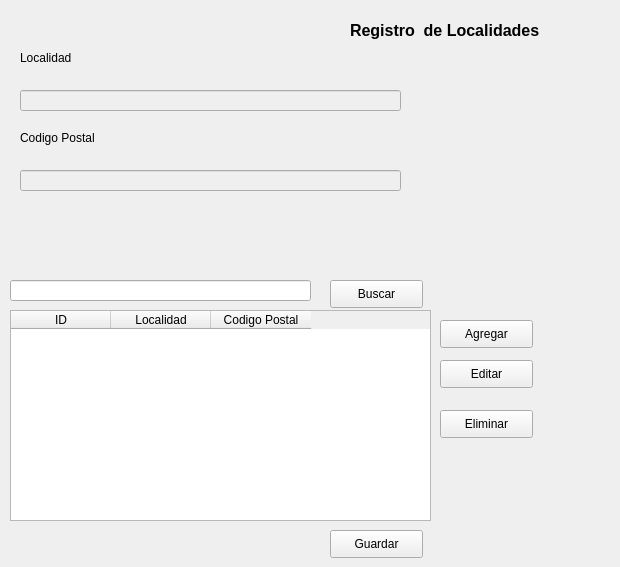
       <widget class="QWidget" name="localidad">
        <attribute name="title">
         <string>Localidad</string>
        </attribute>
        <widget class="QTableWidget" name="tablalocalidad">
         <property name="geometry">
          <rect>
           <x>10</x>
           <y>310</y>
           <width>421</width>
           <height>211</height>
          </rect>
         </property>
         <property name="palette">
          <palette>
           <active>
            <colorrole role="Base">
             <brush brushstyle="SolidPattern">
              <color alpha="255">
               <red>255</red>
               <green>255</green>
               <blue>255</blue>
              </color>
             </brush>
            </colorrole>
           </active>
           <inactive>
            <colorrole role="Base">
             <brush brushstyle="SolidPattern">
              <color alpha="255">
               <red>255</red>
               <green>255</green>
               <blue>255</blue>
              </color>
             </brush>
            </colorrole>
           </inactive>
           <disabled>
            <colorrole role="Base">
             <brush brushstyle="SolidPattern">
              <color alpha="255">
               <red>189</red>
               <green>212</green>
               <blue>255</blue>
              </color>
             </brush>
            </colorrole>
           </disabled>
          </palette>
         </property>
         <property name="dragEnabled">
          <bool>true</bool>
         </property>
         <column>
          <property name="text">
           <string>ID</string>
          </property>
         </column>
         <column>
          <property name="text">
           <string>Localidad</string>
          </property>
         </column>
         <column>
          <property name="text">
           <string>Codigo Postal</string>
          </property>
         </column>
        </widget>
        <widget class="QLineEdit" name="lineEdit_codpost">
         <property name="enabled">
          <bool>false</bool>
         </property>
         <property name="geometry">
          <rect>
           <x>20</x>
           <y>170</y>
           <width>381</width>
           <height>21</height>
          </rect>
         </property>
        </widget>
        <widget class="QPushButton" name="btnBuscarLocalidad">
         <property name="geometry">
          <rect>
           <x>330</x>
           <y>280</y>
           <width>93</width>
           <height>28</height>
          </rect>
         </property>
         <property name="text">
          <string>Buscar</string>
         </property>
        </widget>
        <widget class="QPushButton" name="btnAgregarLocalidad">
         <property name="geometry">
          <rect>
           <x>440</x>
           <y>320</y>
           <width>93</width>
           <height>28</height>
          </rect>
         </property>
         <property name="text">
          <string>Agregar</string>
         </property>
        </widget>
        <widget class="QPushButton" name="btnEliminarLocalidad">
         <property name="geometry">
          <rect>
           <x>440</x>
           <y>410</y>
           <width>93</width>
           <height>28</height>
          </rect>
         </property>
         <property name="text">
          <string>Eliminar</string>
         </property>
        </widget>
        <widget class="QPushButton" name="btnEditarLocalidad">
         <property name="geometry">
          <rect>
           <x>440</x>
           <y>360</y>
           <width>93</width>
           <height>28</height>
          </rect>
         </property>
         <property name="text">
          <string>Editar</string>
         </property>
        </widget>
        <widget class="QPushButton" name="btnGuardarLocalidad">
         <property name="geometry">
          <rect>
           <x>330</x>
           <y>530</y>
           <width>93</width>
           <height>28</height>
          </rect>
         </property>
         <property name="text">
          <string>Guardar</string>
         </property>
        </widget>
        <widget class="QLineEdit" name="lineEdit_localidad">
         <property name="enabled">
          <bool>false</bool>
         </property>
         <property name="geometry">
          <rect>
           <x>20</x>
           <y>90</y>
           <width>381</width>
           <height>21</height>
          </rect>
         </property>
        </widget>
        <widget class="QLabel" name="label_19">
         <property name="geometry">
          <rect>
           <x>20</x>
           <y>50</y>
           <width>111</width>
           <height>16</height>
          </rect>
         </property>
         <property name="text">
          <string>Localidad</string>
         </property>
        </widget>
        <widget class="QLabel" name="label_20">
         <property name="geometry">
          <rect>
           <x>20</x>
           <y>130</y>
           <width>111</width>
           <height>16</height>
          </rect>
         </property>
         <property name="text">
          <string>Codigo Postal</string>
         </property>
        </widget>
        <widget class="QLineEdit" name="lineEditbuscar">
         <property name="geometry">
          <rect>
           <x>10</x>
           <y>280</y>
           <width>301</width>
           <height>21</height>
          </rect>
         </property>
        </widget>
        <widget class="QLabel" name="label_38">
         <property name="geometry">
          <rect>
           <x>350</x>
           <y>10</y>
           <width>261</width>
           <height>41</height>
          </rect>
         </property>
         <property name="font">
          <font>
           <pointsize>12</pointsize>
           <weight>75</weight>
           <bold>true</bold>
          </font>
         </property>
         <property name="text">
          <string>Registro  de Localidades</string>
         </property>
        </widget>
       </widget>
